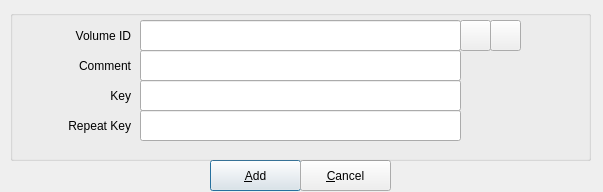
<?xml version="1.0" encoding="UTF-8"?>
<ui version="4.0">
 <class>walletconfiginput</class>
 <widget class="QDialog" name="walletconfiginput">
  <property name="geometry">
   <rect>
    <x>0</x>
    <y>0</y>
    <width>603</width>
    <height>192</height>
   </rect>
  </property>
  <property name="windowTitle">
   <string>Add An Entry To Wallet</string>
  </property>
  <widget class="QPushButton" name="pushButtonAdd">
   <property name="geometry">
    <rect>
     <x>210</x>
     <y>160</y>
     <width>91</width>
     <height>31</height>
    </rect>
   </property>
   <property name="text">
    <string>&amp;Add</string>
   </property>
  </widget>
  <widget class="QPushButton" name="pushButtonCancel">
   <property name="geometry">
    <rect>
     <x>300</x>
     <y>160</y>
     <width>91</width>
     <height>31</height>
    </rect>
   </property>
   <property name="text">
    <string>&amp;Cancel</string>
   </property>
  </widget>
  <widget class="QGroupBox" name="groupBox">
   <property name="geometry">
    <rect>
     <x>10</x>
     <y>10</y>
     <width>581</width>
     <height>151</height>
    </rect>
   </property>
   <property name="title">
    <string/>
   </property>
   <widget class="QLabel" name="label">
    <property name="geometry">
     <rect>
      <x>10</x>
      <y>10</y>
      <width>111</width>
      <height>31</height>
     </rect>
    </property>
    <property name="text">
     <string>Volume ID</string>
    </property>
    <property name="alignment">
     <set>Qt::AlignRight|Qt::AlignTrailing|Qt::AlignVCenter</set>
    </property>
    <property name="wordWrap">
     <bool>true</bool>
    </property>
   </widget>
   <widget class="QLabel" name="label_2">
    <property name="geometry">
     <rect>
      <x>10</x>
      <y>40</y>
      <width>111</width>
      <height>31</height>
     </rect>
    </property>
    <property name="text">
     <string>Comment</string>
    </property>
    <property name="alignment">
     <set>Qt::AlignRight|Qt::AlignTrailing|Qt::AlignVCenter</set>
    </property>
    <property name="wordWrap">
     <bool>true</bool>
    </property>
   </widget>
   <widget class="QLabel" name="label_3">
    <property name="geometry">
     <rect>
      <x>20</x>
      <y>70</y>
      <width>101</width>
      <height>31</height>
     </rect>
    </property>
    <property name="text">
     <string>Key</string>
    </property>
    <property name="alignment">
     <set>Qt::AlignRight|Qt::AlignTrailing|Qt::AlignVCenter</set>
    </property>
    <property name="wordWrap">
     <bool>true</bool>
    </property>
   </widget>
   <widget class="QLabel" name="label_4">
    <property name="geometry">
     <rect>
      <x>20</x>
      <y>100</y>
      <width>101</width>
      <height>31</height>
     </rect>
    </property>
    <property name="text">
     <string>Repeat Key</string>
    </property>
    <property name="alignment">
     <set>Qt::AlignRight|Qt::AlignTrailing|Qt::AlignVCenter</set>
    </property>
    <property name="wordWrap">
     <bool>true</bool>
    </property>
   </widget>
   <widget class="QLineEdit" name="lineEditVolumeID">
    <property name="geometry">
     <rect>
      <x>130</x>
      <y>10</y>
      <width>321</width>
      <height>31</height>
     </rect>
    </property>
   </widget>
   <widget class="QLineEdit" name="lineEditComment">
    <property name="geometry">
     <rect>
      <x>130</x>
      <y>40</y>
      <width>321</width>
      <height>31</height>
     </rect>
    </property>
   </widget>
   <widget class="QLineEdit" name="lineEditKey">
    <property name="geometry">
     <rect>
      <x>130</x>
      <y>70</y>
      <width>321</width>
      <height>31</height>
     </rect>
    </property>
   </widget>
   <widget class="QLineEdit" name="lineEditRepeatKey">
    <property name="geometry">
     <rect>
      <x>130</x>
      <y>100</y>
      <width>321</width>
      <height>31</height>
     </rect>
    </property>
   </widget>
   <widget class="QPushButton" name="pushButtonImageFile">
    <property name="geometry">
     <rect>
      <x>450</x>
      <y>10</y>
      <width>31</width>
      <height>31</height>
     </rect>
    </property>
    <property name="text">
     <string/>
    </property>
   </widget>
   <widget class="QPushButton" name="pushButtonVolume">
    <property name="geometry">
     <rect>
      <x>480</x>
      <y>10</y>
      <width>31</width>
      <height>31</height>
     </rect>
    </property>
    <property name="text">
     <string/>
    </property>
   </widget>
  </widget>
 </widget>
 <tabstops>
  <tabstop>lineEditVolumeID</tabstop>
  <tabstop>pushButtonImageFile</tabstop>
  <tabstop>pushButtonVolume</tabstop>
  <tabstop>lineEditComment</tabstop>
  <tabstop>lineEditKey</tabstop>
  <tabstop>lineEditRepeatKey</tabstop>
  <tabstop>pushButtonAdd</tabstop>
  <tabstop>pushButtonCancel</tabstop>
 </tabstops>
 <resources/>
 <connections/>
</ui>
